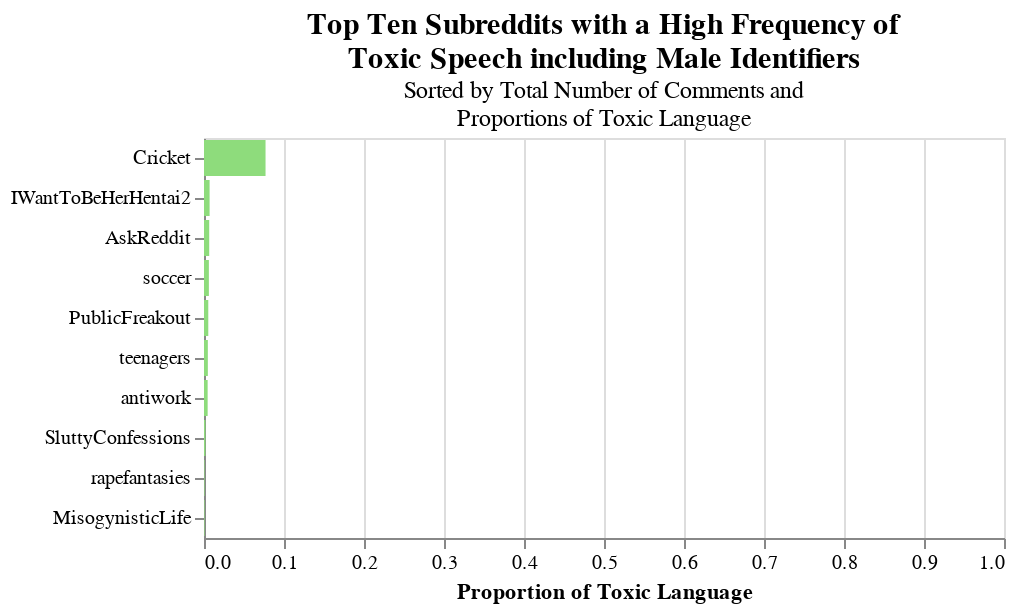

The cell this chart's notebook holds for it:
### Code cell
male_toxicity_sorted = find_toxic_subreddits_detoxify_gender(gender='male', quantile=0.0, print_subreddit_count=False).sort_values('total_count', ascending=False)[:10].sort_values('proportion', ascending=False).reset_index()
alt.Chart(male_toxicity_sorted).mark_bar(color='#8edc7c').encode(
    x = alt.X('proportion', title='Proportion of Toxic Language',scale = alt.Scale(domain=[0,1])),
    y=alt.Y('subreddit',sort=['proportion'], title='')
).properties(
    title={
      'text': ['Top Ten Subreddits with a High Frequency of', 'Toxic Speech including Male Identifiers'],
               
      'subtitle': ['Sorted by Total Number of Comments and', 'Proportions of Toxic Language' ], 
      'color': 'black',
      'anchor': 'middle',
      'fontSize': 15
    }
)

### Figure 1 — Vega-Lite specification as saved in the notebook (floating-point values rounded to 4 significant figures)
{"config": {"view": {"continuousWidth": 400, "continuousHeight": 300}}, "data": {"name": "data-326daaf8c696c9be340ad6d0d452afee"}, "mark": {"type": "bar", "color": "#8edc7c"}, "encoding": {"x": {"field": "proportion", "scale": {"domain": [0, 1]}, "title": "Proportion of Toxic Language", "type": "quantitative"}, "y": {"field": "subreddit", "sort": ["proportion"], "title": "", "type": "nominal"}}, "title": {"text": ["Top Ten Subreddits with a High Frequency of", "Toxic Speech including Male Identifiers"], "subtitle": ["Sorted by Total Number of Comments and", "Proportions of Toxic Language"], "color": "black", "anchor": "middle", "fontSize": 15}, "$schema": "https://vega.github.io/schema/vega-lite/v4.17.0.json", "datasets": {"data-326daaf8c696c9be340ad6d0d452afee": [{"subreddit": "Cricket", "toxic_count": 155, "total_count": 2015, "proportion": 0.07692}, {"subreddit": "IWantToBeHerHentai2", "toxic_count": 22, "total_count": 3145, "proportion": 0.006995}, {"subreddit": "AskReddit", "toxic_count": 41, "total_count": 6289, "proportion": 0.006519}, {"subreddit": "soccer", "toxic_count": 13, "total_count": 2136, "proportion": 0.006086}, {"subreddit": "PublicFreakout", "toxic_count": 18, "total_count": 3358, "proportion": 0.00536}, {"subreddit": "teenagers", "toxic_count": 9, "total_count": 1873, "proportion": 0.004805}, {"subreddit": "antiwork", "toxic_count": 9, "total_count": 1975, "proportion": 0.004557}, {"subreddit": "SluttyConfessions", "toxic_count": 4, "total_count": 2216, "proportion": 0.001805}, {"subreddit": "rapefantasies", "toxic_count": 5, "total_count": 7050, "proportion": 0.0007092}, {"subreddit": "MisogynisticLife", "toxic_count": 2, "total_count": 2875, "proportion": 0.0006957}]}}
